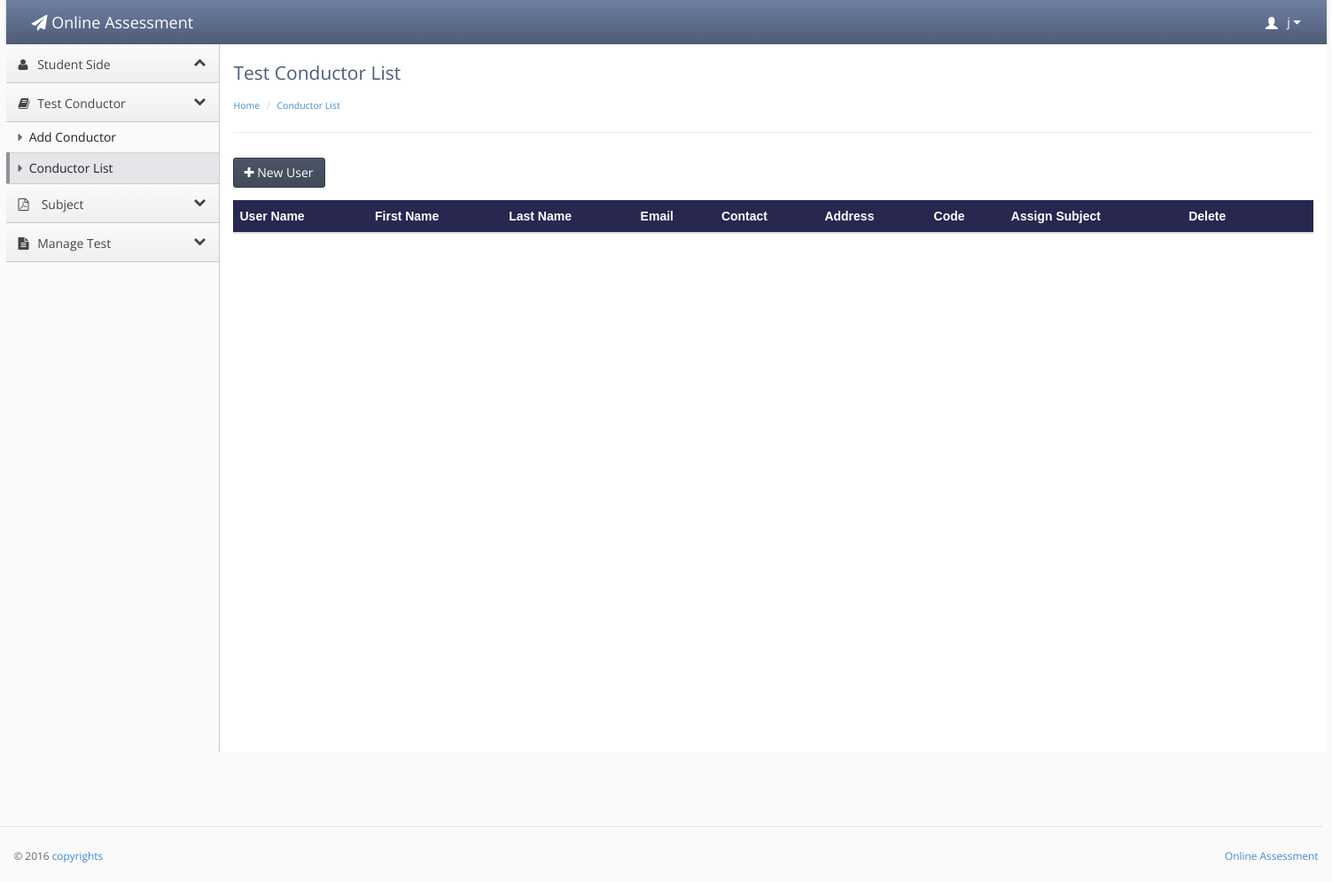
The app's page /conductor_list.php (signed in), older data.
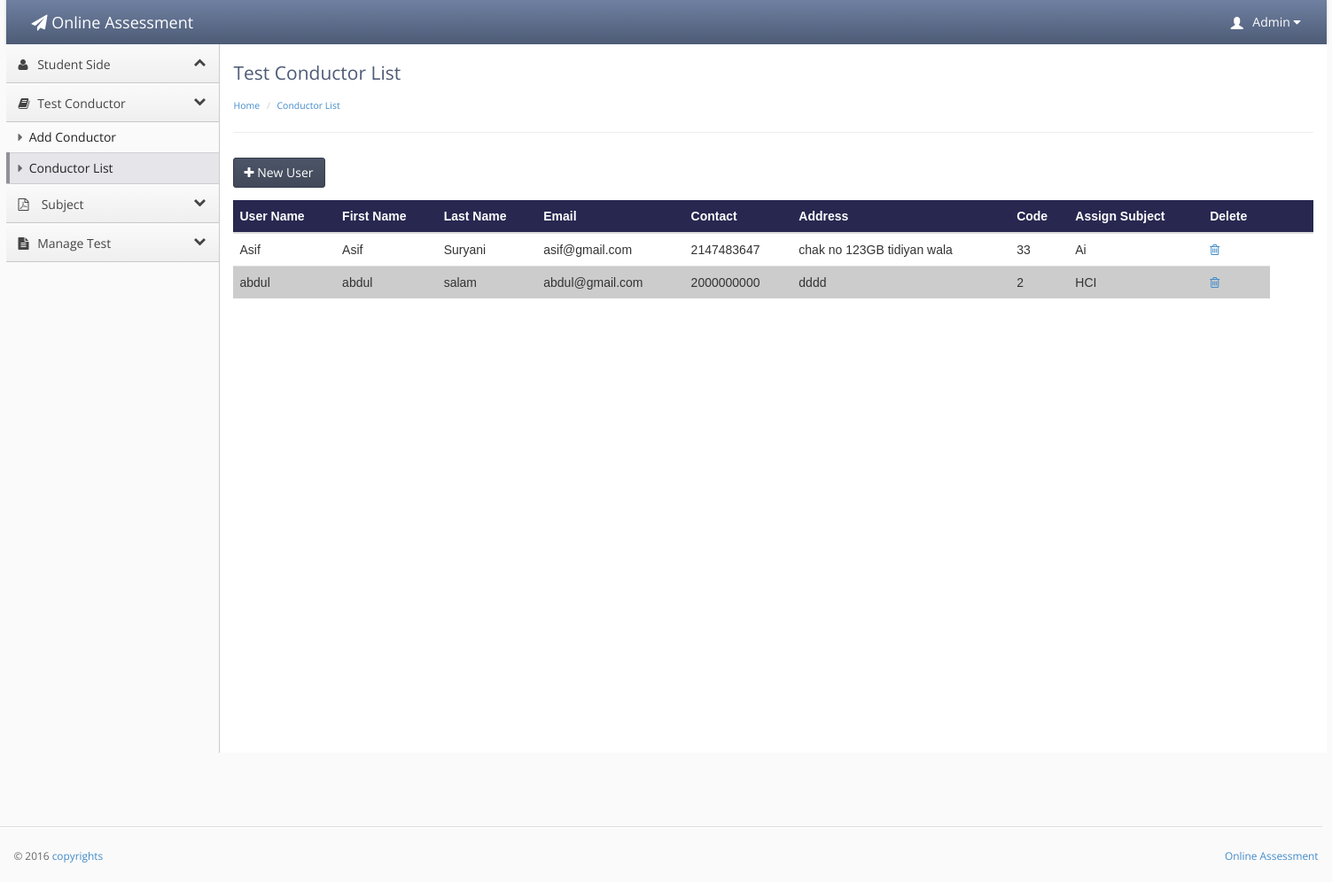
The same page, newer data.
### tables this page shows
CREATE TABLE IF NOT EXISTS `teacher_conductor` (
`teacher_id` int(20) NOT NULL,
  `user` varchar(20) NOT NULL,
  `f_name` varchar(20) NOT NULL,
  `l_name` varchar(30) NOT NULL,
  `password` varchar(20) NOT NULL,
  `email` varchar(40) NOT NULL,
  `contact` int(17) NOT NULL,
  `address` varchar(40) NOT NULL,
  `city` varchar(20) NOT NULL,
  `code` int(10) NOT NULL,
  `subject_id` int(20) unsigned DEFAULT NULL,
  `account` enum('Admin','teacher') NOT NULL DEFAULT 'teacher'
);

CREATE TABLE IF NOT EXISTS `subject` (
`subject_id` int(10) unsigned NOT NULL,
  `name` varchar(100) NOT NULL,
  `description` varchar(100) NOT NULL
);

### conductor_list.php (the view, shortened to what this page needs)
<?php
if(!isset($_SESSION['username']))
{
header('location:main_user.php');
}
else {
?>
<!doctype html>
<html lang="en"><head>
    <link rel="stylesheet" type="text/css" href="lib/bootstrap/css/bootstrap.css">
    <link rel="stylesheet" href="lib/font-awesome/css/font-awesome.css">
    <link rel="stylesheet" type="text/css" href="stylesheets/theme.css">
    <link rel="stylesheet" type="text/css" href="stylesheets/premium.css">
</head>
<body class=" theme-blue">
<div style="width:100%; height:auto;">
<div style="width:1490px; margin-left:auto; margin-right:auto; ">
    <div class="navbar navbar-default" role="navigation">
        <div class="navbar-header">
          <a class="" href="index.html"><span class="navbar-brand"><span class="fa fa-paper-plane"></span> Online Assessment</span></a></div>
           <?php
  if(isset($_SESSION['username']))
  {
  $id =$_SESSION['username'];
 $result = mysql_query("select * from teacher_conductor
WHERE teacher_conductor.user = '$id'");
while($row = mysql_fetch_array($result))
{
?>
        <div class="navbar-collapse collapse" style="height: 1px;">
          <ul id="main-menu" class="nav navbar-nav navbar-right">
            <li class="dropdown hidden-xs">
                <a href="#" class="dropdown-toggle" data-toggle="dropdown">
                    <span class="glyphicon glyphicon-user padding-right-small" style="position:relative;top: 3px;"></span>
                     <?php echo $row['f_name'];?>
                    <i class="fa fa-caret-down"></i>
                </a>
            </li>
          </ul>
        </div>
      </div></div></div>
<?php }}?>
<div style="width:100%; height:auto;">
<div style="width:1490px; margin-left:auto; margin-right:auto; ">
   <div class="sidebar-nav">
    <ul>
    <li><a href="#" data-target=".dashboard-menu" class="nav-header" data-toggle="collapse"><i class="fa fa-fw fa-user"></i> Student Side<i class="fa fa-collapse"></i></a></li>
    <li data-popover="true"rel="popover" data-placement="right"><a href="#" data-target=".premium-menu" class="nav-header collapsed" data-toggle="collapse"><i class="fa fa-fw fa-book"></i> Test Conductor<i class="fa fa-collapse"></i></a></li>
        <li><ul class="premium-menu nav nav-list collapse in">
            <li ><a href="add_teacher.php"><span class="fa fa-caret-right"></span> Add Conductor</a></li>
               <li class="active"><a href="conductor_list.php"><span class="fa fa-caret-right"></span> Conductor List</a></li>
    </ul></li>
        <li><a href="#" data-target=".accounts-menu" class="nav-header collapsed" data-toggle="collapse"><i class="fa fa-file-pdf-o "></i> Subject   <i class="fa fa-collapse"></i></a></li>
        <li><a href="#" data-target=".legal-menu" class="nav-header collapsed" data-toggle="collapse"><i class="fa fa-fw fa-file-text"></i> Manage Test<i class="fa fa-collapse"></i></a></li>
            </ul>
    </div>
    <div class="content">
        <div class="header">
            <h1 class="page-title">Test Conductor List</h1>
                    <ul class="breadcrumb">
           <li><a href="index.php">Home</a> </li>
           <li><a href="">Conductor List</a> </li>
        </ul>
        </div>
        <div class="main-content">
<div class="btn-toolbar list-toolbar">
    <button class="btn btn-primary"><i class="fa fa-plus"></i><a style="color:#FFFFFF;" href="add_teacher.php"> New User</a></button>
</div>
<table class="table">
  <thead>
     <tr style="background-color:#272750; color:#FFFFFF;">
       <th>User Name</th>
      <th>First Name</th>
      <th>Last Name</th>
      <th>Email</th>
       <th>Contact</th>
        <th>Address</th>
         <th>Code</th>
           <th>Assign Subject</th>
         <th>Delete</th>
      <th style="width: 3.5em;"></th>
    </tr>
  </thead>
  <tbody>
    <tr>
     <?php
 $result = mysql_query("select teacher_conductor.*,subject.* from  teacher_conductor
 INNER JOIN subject ON subject.subject_id=teacher_conductor.subject_id
 ");
while($row = mysql_fetch_array($result))
{
?>
      <td><?php echo $row['user'];?></td>
      <td><?php echo $row['f_name'];?></td>
      <td><?php echo $row['l_name'];?></td>
      <td><?php echo $row['email'];?></td>
      <td><?php echo $row['contact'];?></td>
      <td><?php echo $row['address'];?></td>
      <td><?php echo $row['code'];?></td>
       <td><?php echo $row['name'];?></td>
      <td>
          <a href="d_conductor.php?del=<?php echo $row['teacher_id'];  ?> "<i class="fa fa-trash-o"></a>
      </td>
    </tr>
   <?php } ?>
  </tbody>
</table>
  </div>
  </div>
            <footer>
                   <hr style="width:1500px">
                <p class="pull-right"><a href="" target=""> Online Assessment</a></p>
                <p>© 2016 <a href="" target="">copyrights</a></p>
            </footer>
</div></div>
</body></html>
<?php }?>

Row changes from the older to the newer data that the page shows:
changed teacher_conductor: f_name "j" → "Admin"
added teacher_conductor: user "Asif", f_name "Asif", l_name "Suryani", email "asif@gmail.com", contact "2147483647", address "chak no 123GB tidiyan wala", code "33", subject.name "Ai", shown under "Test Conductor List"
added teacher_conductor: user "abdul", f_name "abdul", l_name "salam", email "abdul@gmail.com", contact "2000000000", address "dddd", code "2", subject.name "HCI", shown under "Test Conductor List"
